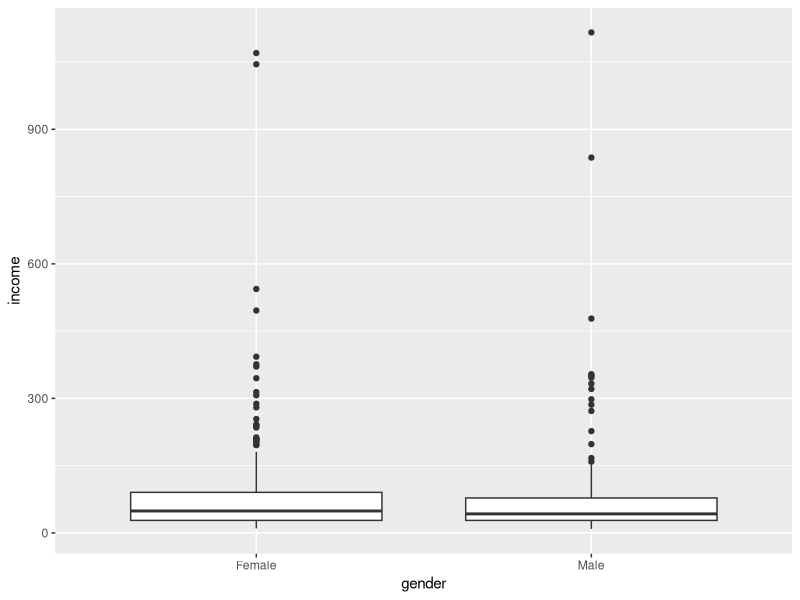
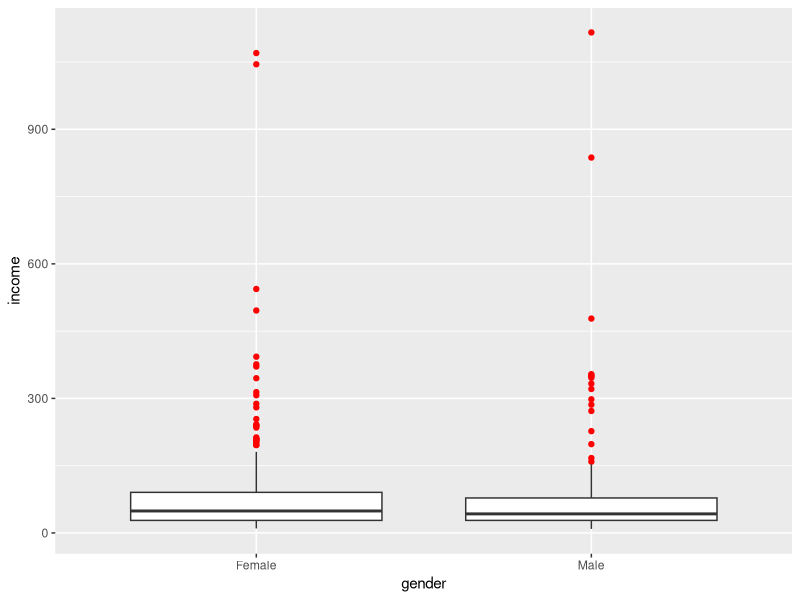
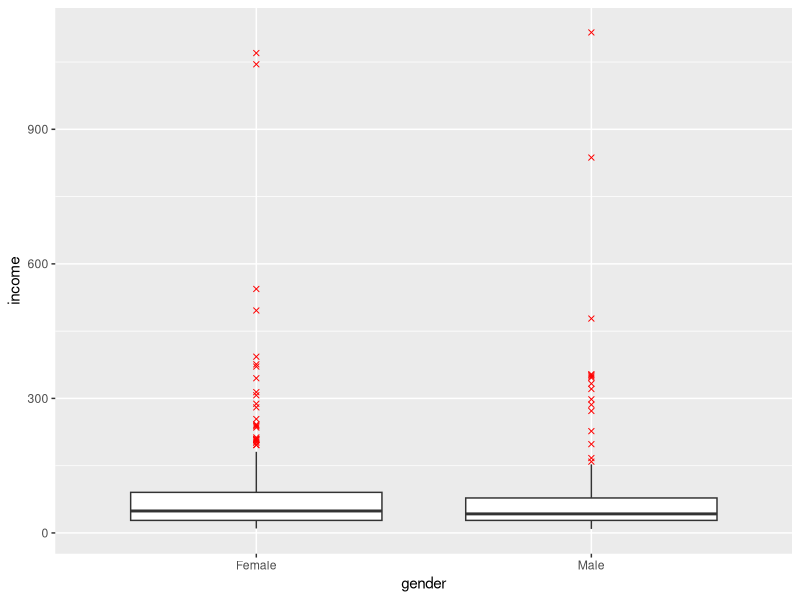
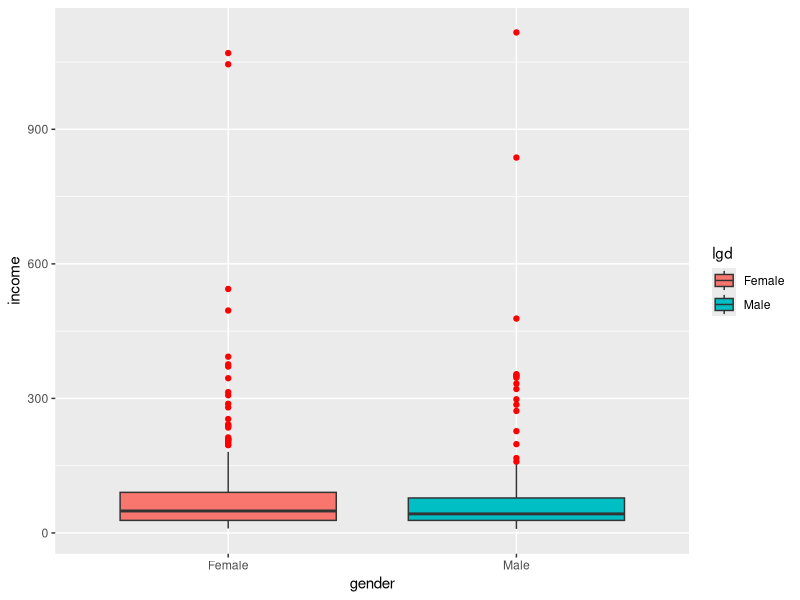
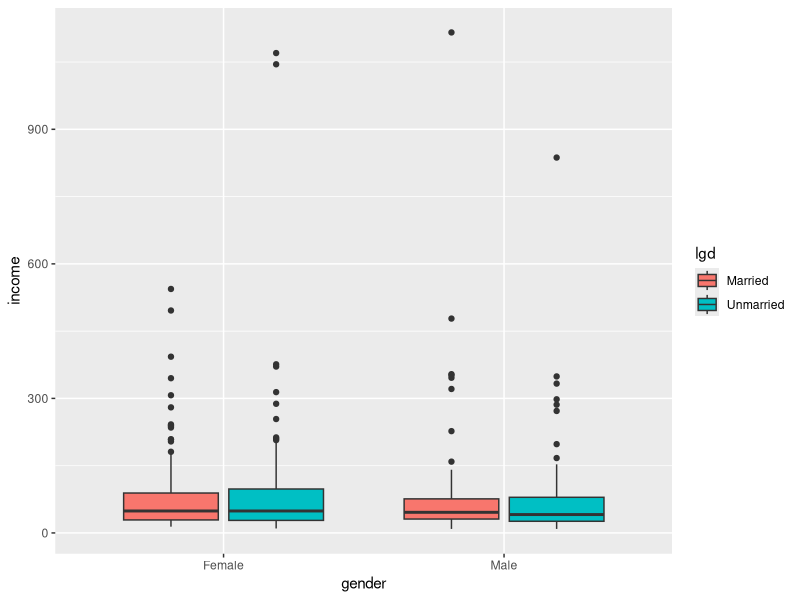

Recreate these plots in R, in order.
demo <- read.csv("demographics.csv")

View(demo)

##########
### how to build boxplot charts with ggplot2 
##########

### we will create a boxplot for the variable income
### for each gender category

### load the package

require(ggplot2)

### create the plot

ggplot()+geom_boxplot(data=demo, aes(x=gender, y=income))+
  scale_x_discrete(labels=c("Female", "Male"))

### N.B. if the grouping variable is not a factor
### make sure you convert it into a factor first

### set the color of the outliers
  
ggplot()+geom_boxplot(data=demo, aes(x=gender, y=income), outlier.colour="red")+
  scale_x_discrete(labels=c("Female", "Male"))

### set the shape of the outliers

ggplot()+geom_boxplot(data=demo, aes(x=gender, y=income), outlier.colour="red", outlier.shape=4)+
  scale_x_discrete(labels=c("Female", "Male"))

### add a legend

lgd <- demo$gender

ggplot()+geom_boxplot(data=demo, aes(x=gender, y=income, fill=lgd), outlier.colour="red")+
  scale_x_discrete(labels=c("Female", "Male"))

###########

### build a clustered boxplot
### we will group the boxplots by gender and marital status

### the legend will represent the two marital statuses

lgd <- demo$marital

ggplot()+geom_boxplot(data=demo, aes(x=gender, y=income, fill=lgd))+
  scale_x_discrete(labels=c("Female", "Male"))


